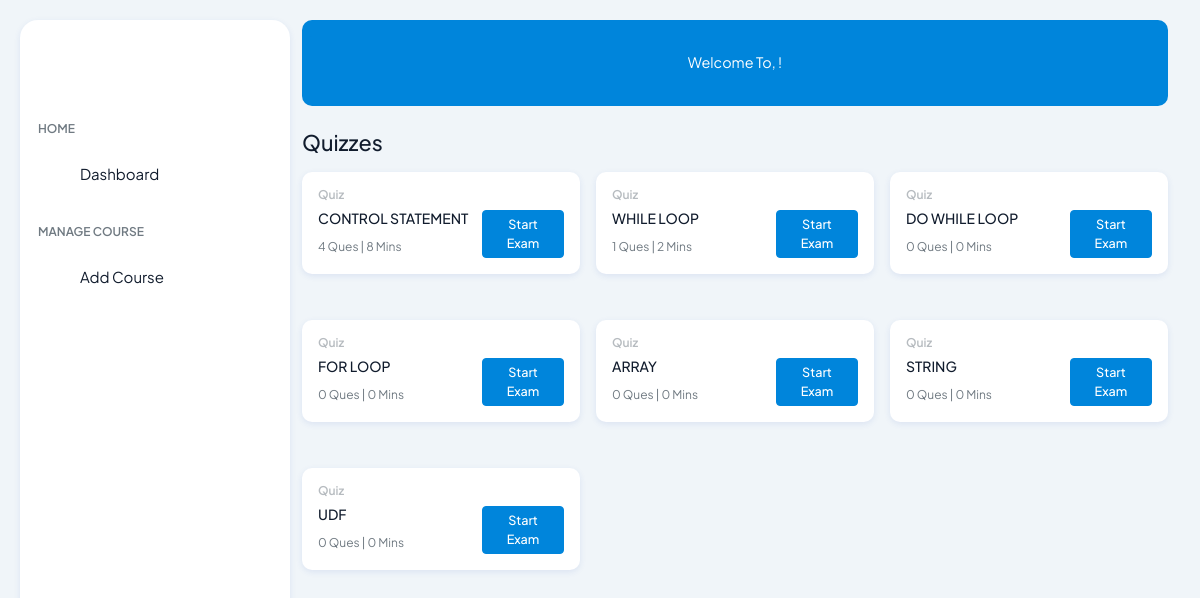
The app's page /topics.php?c_id=4 (signed in) with its own data.
### tables this page shows
CREATE TABLE `topic_tbl` (
  `t_id` int(11) NOT NULL,
  `topic_name` text NOT NULL,
  `course_id` int(11) NOT NULL,
  `topic_status` int(11) NOT NULL DEFAULT 1
);

### topics.php (the view, shortened to what this page needs)
<?php include_once 'header.php';
$c_id=$_GET['c_id'];
$stu_id = $_SESSION['login_id'];
$topic_data = mysqli_query($con,"SELECT * FROM `topic_tbl` WHERE course_id=$c_id");
      $student_running_exam = mysqli_query($con,"select * from user_tbl where id=$stu_id");
      $running_data = mysqli_fetch_assoc($student_running_exam);
      $running_id = $running_data['running_exam'];
?>
        <div>
          <h4 class="mb-3">Quizzes</h4>
          <div class="row g-3 disp_exam_data">
          <?php while($row = mysqli_fetch_assoc($topic_data)) { $t_id = $row['t_id'];
              $total_question_query=mysqli_query($con,"SELECT count(course_id) as total_question FROM `question` where topic_id=$t_id;");
              $q_row = mysqli_fetch_assoc($total_question_query);?>
            <div class="col-lg-4">
              <div class="col-lg-12 col-sm-6">
                <div class="card overflow-hidden rounded-3">
                  <div class="card-body p-3">
                    <h5 class="card-title fs-2 mb-2 text-secondary opacity-50 fw-semibold">Quiz</h5>
                    <div class="d-flex align-items-start justify-content-between">
                      <div class="col-8">
                        <h5 class="fs-3"><?php echo strtoupper($row['topic_name']); ?></h5>
                        <span class="fs-2"><?php echo $q_row['total_question']; ?> Ques | <?php echo $q_row['total_question']*2; ?> Mins</span>
                      </div>
                      <div class="col-4 text-end">
                      <a href="javascript:void(0)" topic_id="<?php echo $row['t_id']; ?>" user_id="<?php echo $stu_id; ?>" c_id=<?php echo $c_id; ?> class="btn btn-sm  rounded-2 start_exam <?php if($running_id==$row['t_id']) { echo "disabled btn-success"; } else{echo "btn-primary";} ?>"><?php if($running_id==$row['t_id']) { echo "Running"; }else{ echo "Start Exam"; } ?></a>
                      </div>
                    </div>
                  </div>
                </div>
              </div>
            </div>
          <?php } ?>
          </div>
        </div>
      </div>
    </div>
  </div>
</body>
</html>

### records on screen
topic_tbl: topic_name "CONTROL STATEMENT", total_question "4", total_question "8", shows "Start Exam"
topic_tbl: topic_name "WHILE LOOP", total_question "1", total_question "2", shows "Start Exam"
topic_tbl: topic_name "DO WHILE LOOP", total_question "0", shows "Start Exam"
topic_tbl: topic_name "FOR LOOP", total_question "0", shows "Start Exam"
topic_tbl: topic_name "ARRAY", total_question "0", shows "Start Exam"
topic_tbl: topic_name "STRING", total_question "0", shows "Start Exam"
topic_tbl: topic_name "UDF", total_question "0", shows "Start Exam"
